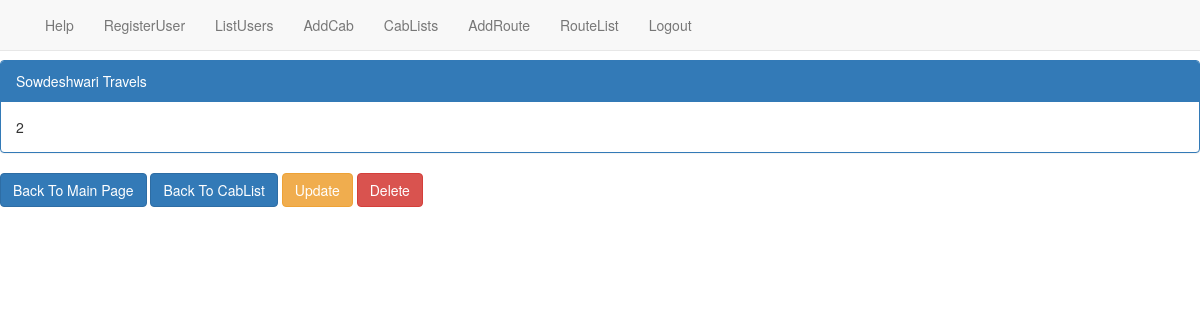
Page /cabDetail/2/ (signed in) on the earlier database version.
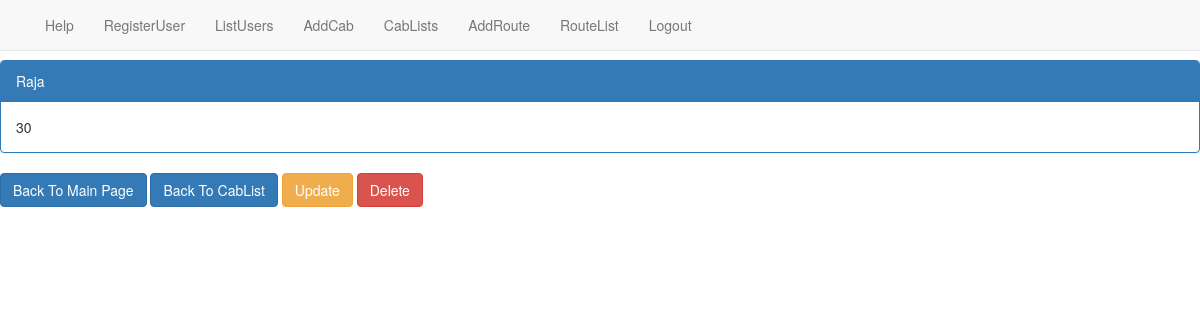
Same page on the later database version.
### MasterApp/models.py (models this page shows, shortened)
class Cab(models.Model):
    cabName=models.CharField(max_length=30)
    noOfSeats=models.IntegerField()

### AdminOperations/views.py (the view)
# urls.py: re_path(r'^cabDetail/(?P<pk>\d+)/$',views.CabDetailedView.as_view(),name='cabDetail'),
@method_decorator(commonDecorators,name='dispatch')
class CabDetailedView(DetailView):
    context_object_name='cabDetailObject'
    model=models.Cab
    template_name='cabDetail.html'

### AdminOperations/templates/cabDetail.html
{% extends 'baseHtml.html' %}
{% block content %}
    {% if cabDetailObject%}
    <div class="panel panel-primary">
        <div class="panel-heading">{{ cabDetailObject.cabName }}</div>
        <div class="panel-body">{{ cabDetailObject.noOfSeats }}</div>
    </div>
    {% endif %}
    <div>
        <a href="{% url 'masterApp' %}" type="button" class="btn btn-primary">Back To Main Page</a>
        <a href="{% url 'CabList' %}" type="button" class="btn btn-primary">Back To CabList</a>
        {% if cabDetailObject%}
        <a href="{% url 'cabUpdate' pk=cabDetailObject.id %}" type="button" class="btn btn-warning">Update</a>
        <a href="{% url 'cabDelete' pk=cabDetailObject.id %}" type="button" class="btn btn-danger">Delete</a>
        {% endif %}
    </div>
{% endblock %}

### MasterApp/templates/baseHtml.html (shortened to what this page needs)
<!DOCTYPE html>
{% load static %}
<html>
    <head>
        <link rel="stylesheet" href="https://cdn.jsdelivr.net/npm/bootstrap@3.3.7/dist/css/bootstrap.min.css">
    </head>
    <body>
        <p class="navbar-brand">Aspire Cab Service</p>
        <nav class="navbar navbar-default navbar-fixed-top">
        <div class="container">
            <ul class="nav navbar-nav">
            <li >
                    <a href="{% url 'help' %}" class="nav-link" >Help</a>
            </li>
                {% if request.user.is_staff %}
            <li >
                    <a href="{% url 'registerUser' %}"  class="nav-link" >RegisterUser</a>
             </li>
             <li >
                    <a href="{% url 'listRegisteredUser' %}" class="nav-link">ListUsers</a>
             </li>
             <li >
                <a href="{% url 'addCabView' %}" class="nav-link">AddCab</a>
            </li>
            <li >
                <a href="{% url 'CabList' %}" class="nav-link">CabLists</a>
            </li>
            <li >
                <a href="{% url 'AddRoute' %}" class="nav-link">AddRoute</a>
            </li>
            <li >
                <a href="{% url 'RouteList' %}" class="nav-link">RouteList</a>
            </li>
                {% endif %}
                {% if user.is_authenticated %}
                <li>
                         <a href="{% url 'logout_view' %}"  class="nav-link">Logout</a>
                </li>
                {% endif %}
             </ul>
        </div>
        </nav>
        {% block content %}{% endblock %}
    </body>
</html>

Differences in the rows shown:
changed Cab: cabName "Sowdeshwari Travels" → "Raja"; noOfSeats "2" → "30"
